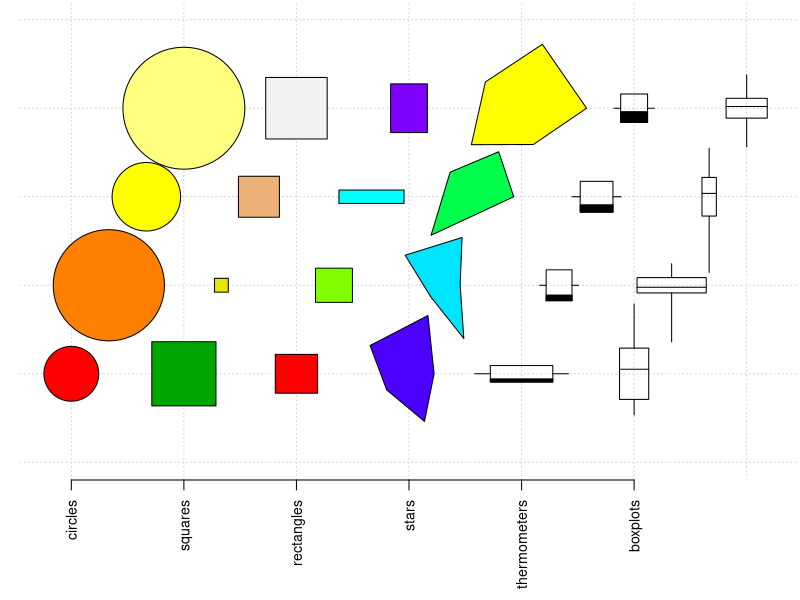

Write R code to recreate this figure.
set.seed(123)
par(mar = c(6, 1, 0.1, 0.1), las = 2)
plot(1:6, rep(1, 6), type = "n", axes = FALSE,
    ann = FALSE, xlim = c(0.8, 7.2), ylim = c(0, 5),
    panel.first = grid())
x = seq(1, 2, length = 4)
symbols(x, 1:4, circles = runif(4, 0.1, 0.6),
    add = TRUE, bg = heat.colors(4), inches = FALSE)
symbols(x + 1, 1:4, squares = runif(4, 0.1,
    0.6), add = TRUE, bg = terrain.colors(4), inches = FALSE)
symbols(x + 2, 1:4, rect = matrix(runif(8,
    0.1, 0.6), 4), add = TRUE, bg = rainbow(4), inches = FALSE)
symbols(x + 3, 1:4, stars = matrix(runif(20,
    0.1, 0.6), 4), add = TRUE, bg = topo.colors(4), inches = FALSE)
symbols(x + 4, 1:4, therm = matrix(runif(12,
    0.1, 0.7), 4), add = TRUE, inches = FALSE)
symbols(x + 5, 1:4, boxplot = matrix(runif(20,
    0.1, 0.7), 4), add = TRUE, inches = FALSE)
axis(1, 1:6, c("circles", "squares", "rectangles",
    "stars", "thermometers", "boxplots"), cex.axis = 0.85)
